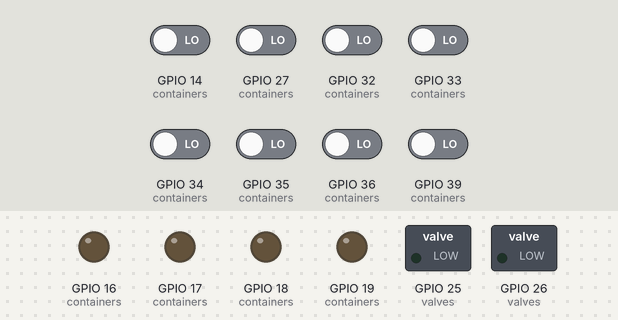
Simulated run of this program. Board: ESP32. On the bench: switched loads named in the program (green lamp = pin HIGH), output pins drawn as LEDs (lit = HIGH). The inputs (shaded band) are chosen by the test bench; at power-on: GPIO 14 (containers), GPIO 27 (containers), GPIO 32 (containers), GPIO 33 (containers), GPIO 34 (containers), GPIO 35 (containers), GPIO 36 (containers), GPIO 39 (containers) LOW. What the program prints to the serial monitor is not drawn.

Above: at 1.2 s.
1.3 s: GPIO 27 (containers) driven HIGH
At 2.1 s:
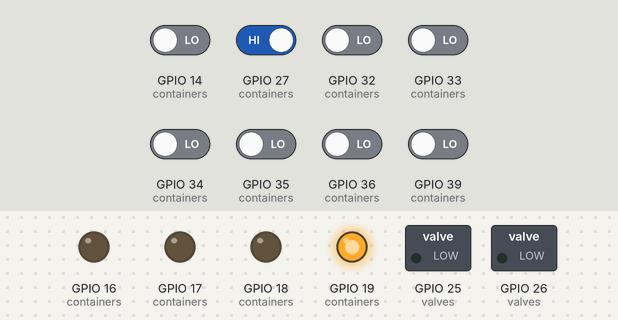
2.8 s: GPIO 32 (containers) driven HIGH
At 3.7 s:
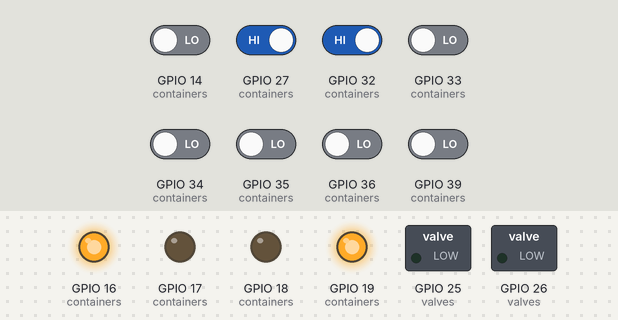
4.3 s: GPIO 34 (containers) driven HIGH
At 5.5 s:
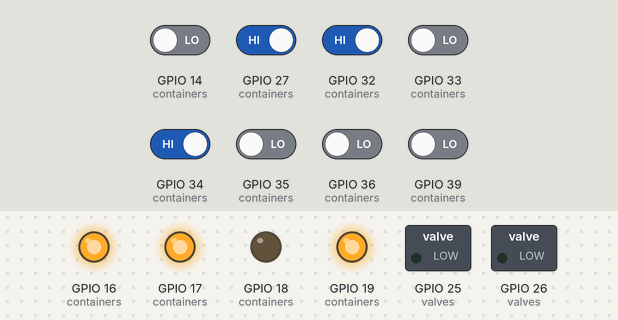
5.8 s: GPIO 36 (containers) driven HIGH
At 6.5 s:
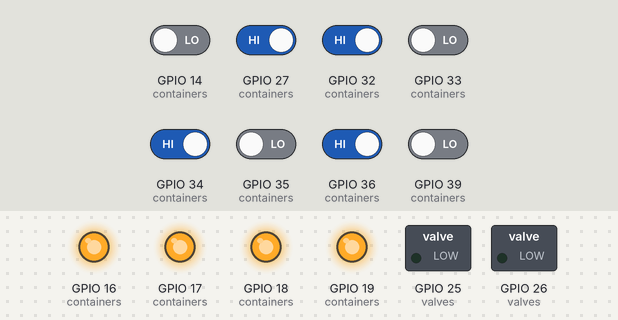
7.3 s: GPIO 27 (containers) driven LOW
At 8.4 s:
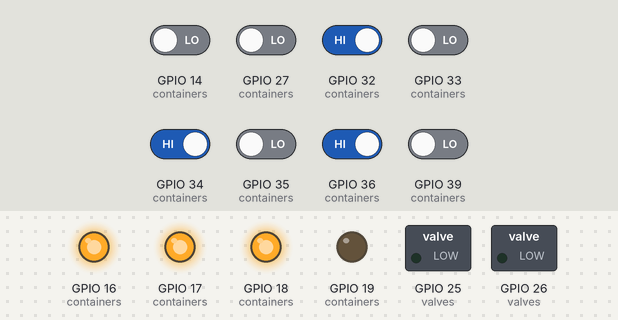
8.8 s: GPIO 36 (containers) driven LOW
At 10.0 s:
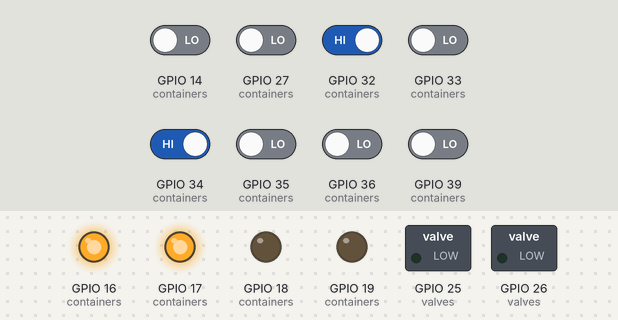
Timing chart, 0 to 11.3 s (numbered marks = the images above; inputs shaded):
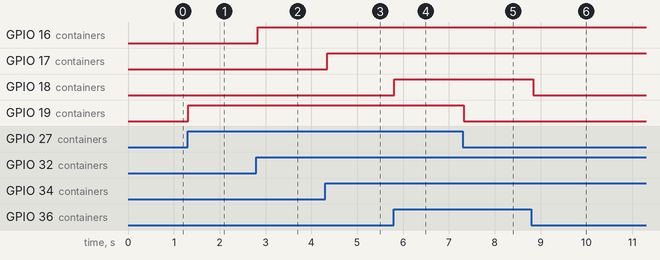

The program:

main.cpp
```cpp
#include <Arduino.h>

#ifndef BOARD_ID
#define BOARD_ID "esp32-a"
#endif

struct ContainerConfig {
  uint8_t sensorA;
  uint8_t sensorB;
  uint8_t statusOutput;
};

struct ValveConfig {
  uint8_t outputPin;
  uint8_t containerIndexA;
  uint8_t containerIndexB;
};

const ContainerConfig containers[4] = {
  {32, 33, 16},
  {34, 35, 17},
  {36, 39, 18},
  {27, 14, 19}
};

const ValveConfig valves[2] = {
  {25, 0, 1},
  {26, 2, 3}
};

bool containerFull[4] = {false, false, false, false};
bool valveOpen[2] = {false, false};
bool valveLocked[2] = {false, false};

unsigned long lastStatusMs = 0;
const unsigned long statusIntervalMs = 1000;

bool readDigitalSafe(uint8_t pin) {
  return digitalRead(pin) == HIGH;
}

// Required truth table:
// 00 -> 0
// 01 -> 0
// 10 -> 1
// 11 -> 1
// sensorA is the dominant/full sensor.
bool evaluateContainerFull(bool sensorA, bool sensorB) {
  if (!sensorA && !sensorB) return false;
  if (!sensorA && sensorB) return false;
  if (sensorA && !sensorB) return true;
  return true;
}

void applyValveOutput(uint8_t valveIndex) {
  digitalWrite(valves[valveIndex].outputPin, valveOpen[valveIndex] ? HIGH : LOW);
}

void closeValve(uint8_t valveIndex) {
  valveOpen[valveIndex] = false;
  applyValveOutput(valveIndex);
}

bool canOpenValve(uint8_t valveIndex) {
  if (valveLocked[valveIndex]) return false;

  uint8_t a = valves[valveIndex].containerIndexA;
  uint8_t b = valves[valveIndex].containerIndexB;

  if (containerFull[a] || containerFull[b]) return false;

  return true;
}

bool openValve(uint8_t valveIndex) {
  if (!canOpenValve(valveIndex)) {
    closeValve(valveIndex);
    return false;
  }

  valveOpen[valveIndex] = true;
  applyValveOutput(valveIndex);
  return true;
}

void updateContainers() {
  for (uint8_t i = 0; i < 4; i++) {
    bool sensorA = readDigitalSafe(containers[i].sensorA);
    bool sensorB = readDigitalSafe(containers[i].sensorB);

    containerFull[i] = evaluateContainerFull(sensorA, sensorB);

    digitalWrite(containers[i].statusOutput, containerFull[i] ? HIGH : LOW);
  }
}

void updateValveSafety() {
  for (uint8_t i = 0; i < 2; i++) {
    uint8_t a = valves[i].containerIndexA;
    uint8_t b = valves[i].containerIndexB;

    bool anyFull = containerFull[a] || containerFull[b];
    bool bothEmpty = !containerFull[a] && !containerFull[b];

    if (anyFull) {
      valveLocked[i] = true;
      closeValve(i);
    }

    if (bothEmpty) {
      valveLocked[i] = false;
    }

    if (valveOpen[i] && !canOpenValve(i)) {
      closeValve(i);
    }
  }
}

void printStatus() {
  Serial.print("{\"boardId\":\"");
  Serial.print(BOARD_ID);
  Serial.print("\",\"containers\":[");

  for (uint8_t i = 0; i < 4; i++) {
    Serial.print(containerFull[i] ? "1" : "0");
    if (i < 3) Serial.print(",");
  }

  Serial.print("],\"valves\":[");
  for (uint8_t i = 0; i < 2; i++) {
    Serial.print("{\"index\":");
    Serial.print(i + 1);
    Serial.print(",\"open\":");
    Serial.print(valveOpen[i] ? "true" : "false");
    Serial.print(",\"locked\":");
    Serial.print(valveLocked[i] ? "true" : "false");
    Serial.print("}");

    if (i < 1) Serial.print(",");
  }

  Serial.println("]}");
}

void processCommand(String command) {
  command.trim();
  command.toUpperCase();

  if (command == "STATUS") {
    printStatus();
    return;
  }

  if (command.startsWith("OPEN ")) {
    int valveNumber = command.substring(5).toInt();

    if (valveNumber < 1 || valveNumber > 2) {
      Serial.println("{\"ok\":false,\"error\":\"INVALID_VALVE\"}");
      return;
    }

    bool opened = openValve((uint8_t)(valveNumber - 1));

    if (opened) {
      Serial.println("{\"ok\":true,\"action\":\"OPEN\"}");
    } else {
      Serial.println("{\"ok\":false,\"error\":\"VALVE_LOCKED_OR_CONTAINER_FULL\"}");
    }

    return;
  }

  if (command.startsWith("CLOSE ")) {
    int valveNumber = command.substring(6).toInt();

    if (valveNumber < 1 || valveNumber > 2) {
      Serial.println("{\"ok\":false,\"error\":\"INVALID_VALVE\"}");
      return;
    }

    closeValve((uint8_t)(valveNumber - 1));
    Serial.println("{\"ok\":true,\"action\":\"CLOSE\"}");
    return;
  }

  Serial.println("{\"ok\":false,\"error\":\"UNKNOWN_COMMAND\"}");
}

void setup() {
  Serial.begin(115200);

  for (uint8_t i = 0; i < 4; i++) {
    pinMode(containers[i].sensorA, INPUT);
    pinMode(containers[i].sensorB, INPUT);
    pinMode(containers[i].statusOutput, OUTPUT);
    digitalWrite(containers[i].statusOutput, LOW);
  }

  for (uint8_t i = 0; i < 2; i++) {
    pinMode(valves[i].outputPin, OUTPUT);
    closeValve(i);
  }

  Serial.print("{\"boardId\":\"");
  Serial.print(BOARD_ID);
  Serial.println("\",\"status\":\"BOOT\"}");
}

void loop() {
  updateContainers();
  updateValveSafety();

  while (Serial.available() > 0) {
    String command = Serial.readStringUntil('\n');
    processCommand(command);
  }

  unsigned long now = millis();
  if (now - lastStatusMs >= statusIntervalMs) {
    lastStatusMs = now;
    printStatus();
  }

  delay(50);
}
```

Measured:
- after the input at 1.3 s, GPIO 19 (containers): LOW → HIGH at once
- after the input at 2.8 s, GPIO 16 (containers): LOW → HIGH at once
- after the input at 4.3 s, GPIO 17 (containers): LOW → HIGH at once
- after the input at 5.8 s, GPIO 18 (containers): LOW → HIGH at once
- after the input at 7.3 s, GPIO 19 (containers): HIGH → LOW at once
- after the input at 8.8 s, GPIO 18 (containers): HIGH → LOW at once
